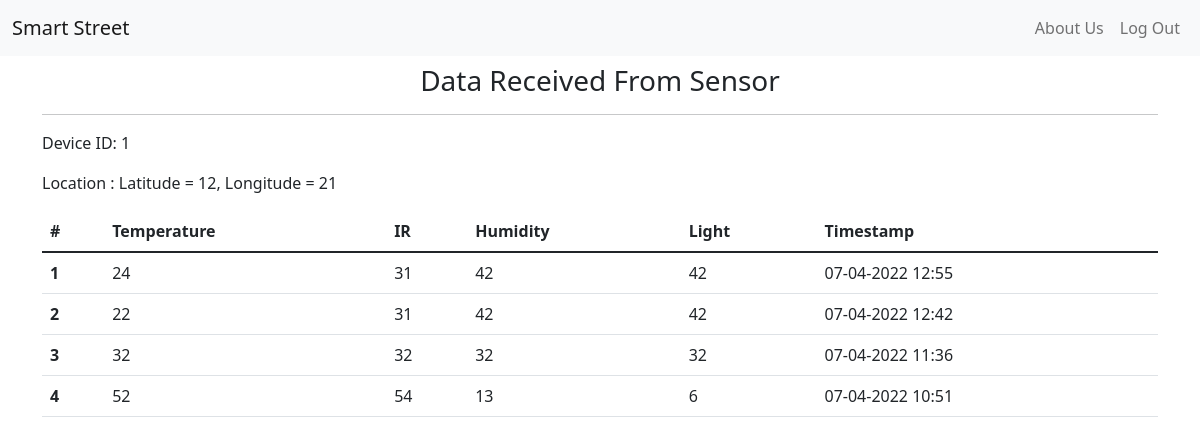
The page /device-details/1/ (signed in) on the database its author committed.
### monitor/models.py (models this page shows, shortened)
class Device(models.Model):
    user = models.ForeignKey(User,on_delete=models.CASCADE)
    unique_id = models.PositiveIntegerField()
    lat = models.CharField(max_length=20)
    long = models.CharField(max_length=20)
    data = models.ManyToManyField('SensorValue')
    is_active = models.BooleanField(default=True)
    created_at = models.DateTimeField(auto_now_add=True)
    class Meta:
        ordering = ['-created_at']

class SensorValue(models.Model):
    temperature = models.CharField(max_length=21)
    humidity = models.CharField(max_length=21)
    ir = models.CharField(max_length=21)
    light = models.CharField(max_length=21)
    timestamp = models.DateTimeField(auto_now_add=True)
    class Meta:
        ordering = ['-timestamp']

### monitor/views.py (the view)
# urls.py: path("device-details/<int:id>/", views.sensor_data, name="device-detail"),
@login_required
def sensor_data(request, id):
    device_obj = get_object_or_404(Device, pk=id)
    data = device_obj.data.all()
    context = {"device_obj": device_obj, "data": data}
    return render(request, "monitor/device_detail.html", context=context)

### monitor/templates/monitor/device_detail.html
{% extends 'base.html' %}
{% block content %}
<h3 class="mt-2 text-center">Data Received From Sensor</h3>
<hr>
<p>Device ID: {{device_obj.unique_id}}</p>
<p>Location : Latitude = {{device_obj.lat}}, Longitude = {{device_obj.long}} </p>
<table class="table">
    <thead>
      <tr>
        <th scope="col">#</th>
        <th scope="col">Temperature</th>
        <th scope="col">IR</th>
        <th scope="col">Humidity</th>
        <th scope="col">Light</th>
        <th scope="col">Timestamp</th>
      </tr>
    </thead>
    <tbody>
    {% for each in data %}
      <tr>
        <th scope="row">{{ forloop.counter }}</th>
        <td>{{each.temperature}}</td>
        <td>{{each.ir}}</td>
        <td>{{each.humidity}}</td>
        <td>{{each.light}}</td>
        <td>{{each.timestamp|date:'d-m-Y H:i'}}</td>
      </tr>
      {% empty %}
      <p class="lead">No Data Yet!</p>
      {% endfor %}
    </tbody>
  </table>
{% endblock %}

### rows shown on the page
Device: unique_id "1", lat "12", long "21"
SensorValue: temperature "24", ir "31", humidity "42", light "42", timestamp "07-04-2022 12:55"
SensorValue: temperature "22", ir "31", humidity "42", light "42", timestamp "07-04-2022 12:42"
SensorValue: temperature "32", ir "32", humidity "32", light "32", timestamp "07-04-2022 11:36"
SensorValue: temperature "52", ir "54", humidity "13", light "6", timestamp "07-04-2022 10:51"
